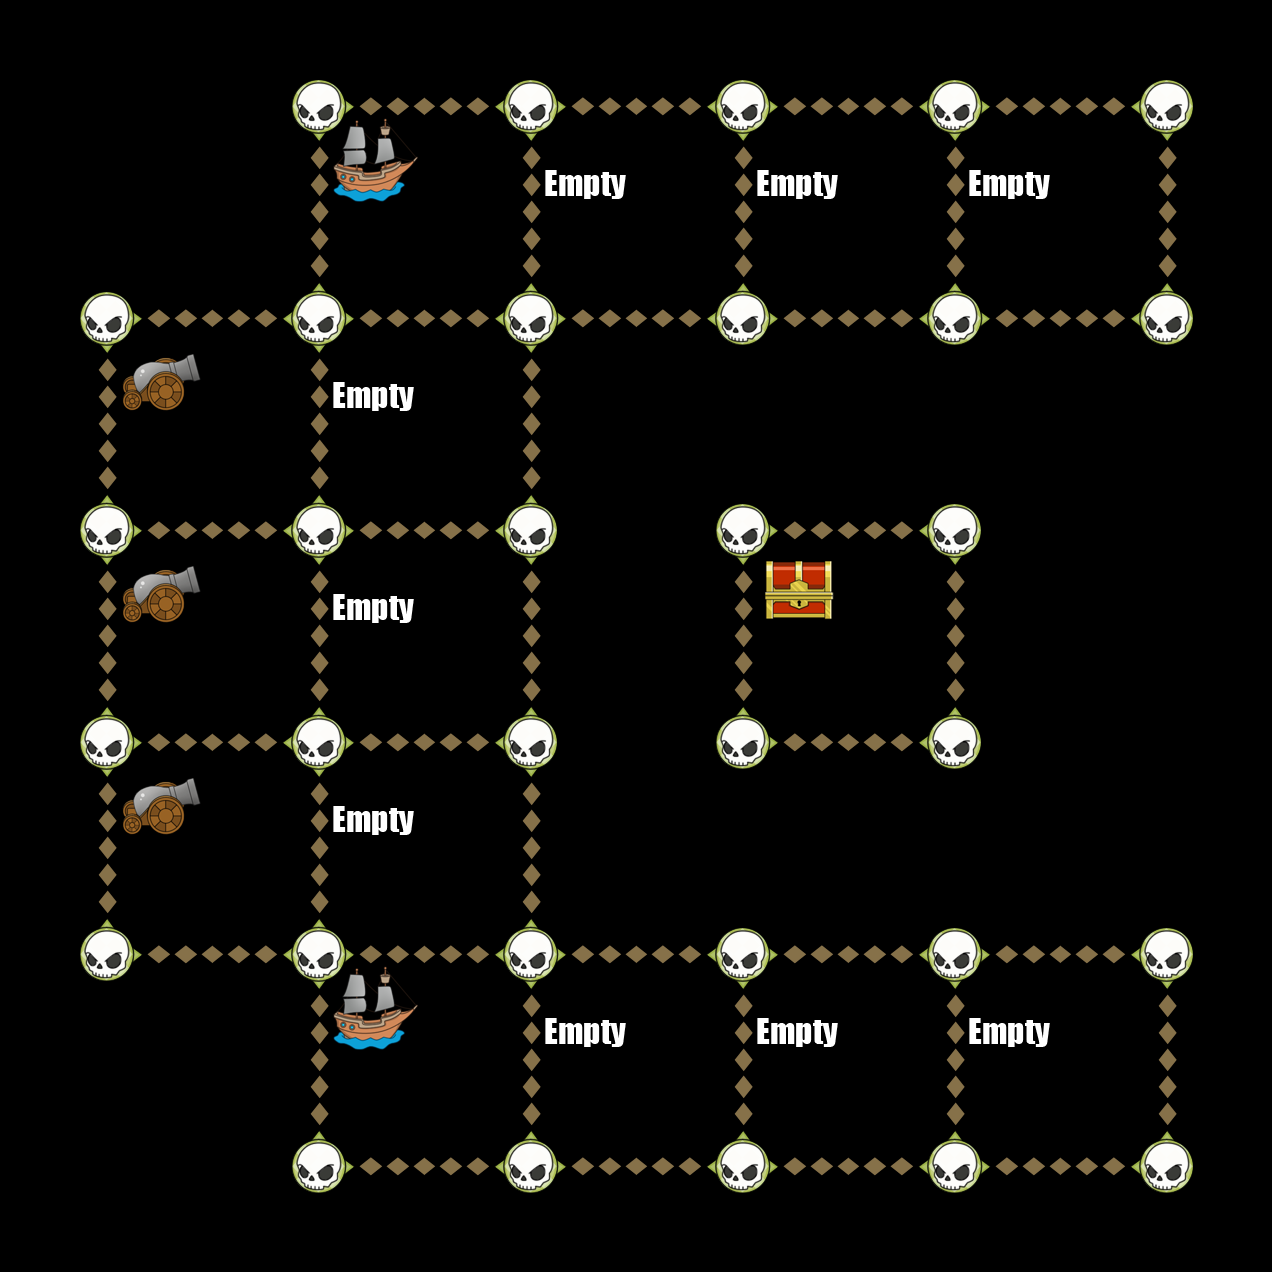

Rendered tile map (Tiled .tmx) drawn with the repository's tilesets; below, a short description and the map source with its tile grids summarised:
An orthogonal 6x6 tile map with 212x212 px tiles, 6 tile layers (Down, Up, Left, Right, ...).

<map version="1.0" orientation="orthogonal" width="6" height="6" tilewidth="212" tileheight="212">
 <tileset firstgid="1" name="TileGraphic_Final-ipadhd" tilewidth="212" tileheight="212">
  <image source="TileGraphic_Final-ipadhd.png" width="636" height="1060" />
  <tile id="0">
   <properties>
    <property name="LineFilled" value="True" />
   </properties>
  </tile>
  <tile id="2">
   <properties>
    <property name="Item" value="TreasureBox" />
   </properties>
  </tile>
  <tile id="4">
   <properties>
    <property name="RowFilled" value="True" />
   </properties>
  </tile>
  <tile id="6">
   <properties>
    <property name="Item" value="CannonLeft" />
   </properties>
  </tile>
  <tile id="7">
   <properties>
    <property name="Item" value="ShipRight" />
   </properties>
  </tile>
  <tile id="8">
   <properties>
    <property name="Item" value="MapOne" />
   </properties>
  </tile>
  <tile id="9">
   <properties>
    <property name="Item" value="CannonRight" />
   </properties>
  </tile>
  <tile id="10">
   <properties>
    <property name="Item" value="ShipLeft" />
   </properties>
  </tile>
  <tile id="11">
   <properties>
    <property name="Item" value="MapTwo" />
   </properties>
  </tile>
  <tile id="12">
   <properties>
    <property name="Item" value="Empty" />
   </properties>
  </tile>
 </tileset>
 <layer name="Down" width="6" height="6">
  <data>[36 cells, 21 non-empty, 1 distinct tile ids]</data>
 </layer>
 <layer name="Up" width="6" height="6">
  <data>[36 cells, 21 non-empty, 1 distinct tile ids]</data>
 </layer>
 <layer name="Left" width="6" height="6">
  <data>[36 cells, 24 non-empty, 1 distinct tile ids]</data>
 </layer>
 <layer name="Right" width="6" height="6">
  <data>[36 cells, 24 non-empty, 1 distinct tile ids]</data>
 </layer>
 <layer name="Dots" width="6" height="6">
  <data>[36 cells, 32 non-empty, 1 distinct tile ids]</data>
 </layer>
 <layer name="Items" width="6" height="6">
  <data>[36 cells, 15 non-empty, 4 distinct tile ids]</data>
 </layer>
</map>
